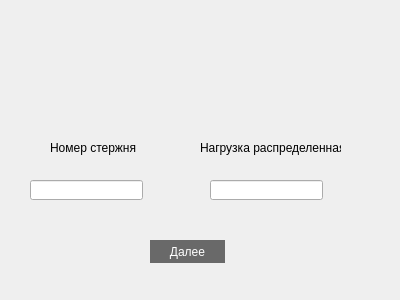
<?xml version="1.0" encoding="UTF-8"?>
<ui version="4.0">
 <class>nagruzki_raspr</class>
 <widget class="QDialog" name="nagruzki_raspr">
  <property name="geometry">
   <rect>
    <x>0</x>
    <y>0</y>
    <width>400</width>
    <height>300</height>
   </rect>
  </property>
  <property name="windowTitle">
   <string>Dialog</string>
  </property>
  <widget class="QPushButton" name="pushButton">
   <property name="geometry">
    <rect>
     <x>150</x>
     <y>240</y>
     <width>75</width>
     <height>23</height>
    </rect>
   </property>
   <property name="styleSheet">
    <string notr="true"> font: 12pt &quot;Times New Roman&quot;;
 color:white;
background: #696969;;
border: 2px solid #696969;
border-radius: 12px; /* Радиус закругленых углов кнопки */</string>
   </property>
   <property name="text">
    <string>Далее</string>
   </property>
  </widget>
  <widget class="QLineEdit" name="lineEdit">
   <property name="geometry">
    <rect>
     <x>30</x>
     <y>180</y>
     <width>113</width>
     <height>20</height>
    </rect>
   </property>
  </widget>
  <widget class="QLineEdit" name="lineEdit_2">
   <property name="geometry">
    <rect>
     <x>210</x>
     <y>180</y>
     <width>113</width>
     <height>20</height>
    </rect>
   </property>
  </widget>
  <widget class="QLabel" name="label">
   <property name="geometry">
    <rect>
     <x>50</x>
     <y>140</y>
     <width>91</width>
     <height>16</height>
    </rect>
   </property>
   <property name="text">
    <string>Номер стержня</string>
   </property>
  </widget>
  <widget class="QLabel" name="label_2">
   <property name="geometry">
    <rect>
     <x>200</x>
     <y>140</y>
     <width>141</width>
     <height>16</height>
    </rect>
   </property>
   <property name="text">
    <string>Нагрузка распределенная</string>
   </property>
  </widget>
 </widget>
 <resources/>
 <connections/>
</ui>
